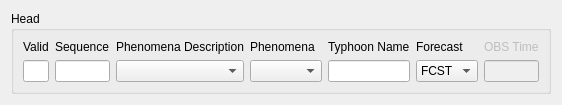
<?xml version="1.0" encoding="UTF-8"?>
<ui version="4.0">
 <class>Editor</class>
 <widget class="QWidget" name="Editor">
  <property name="geometry">
   <rect>
    <x>0</x>
    <y>0</y>
    <width>550</width>
    <height>88</height>
   </rect>
  </property>
  <property name="windowTitle">
   <string notr="true">Sigmet</string>
  </property>
  <layout class="QHBoxLayout" name="horizontalLayout">
   <item>
    <widget class="QGroupBox" name="headGroup">
     <property name="title">
      <string>Head</string>
     </property>
     <layout class="QGridLayout" name="gridLayout_2">
      <item row="0" column="1">
       <widget class="QLabel" name="sequenceLabel">
        <property name="text">
         <string>Sequence</string>
        </property>
        <property name="buddy">
         <cstring>sequence</cstring>
        </property>
       </widget>
      </item>
      <item row="1" column="1">
       <widget class="QLineEdit" name="sequence"/>
      </item>
      <item row="1" column="0">
       <widget class="QLineEdit" name="valid"/>
      </item>
      <item row="0" column="0">
       <widget class="QLabel" name="validLabel">
        <property name="text">
         <string>Valid</string>
        </property>
        <property name="buddy">
         <cstring>valid</cstring>
        </property>
       </widget>
      </item>
      <item row="1" column="6">
       <widget class="QLineEdit" name="obsTime">
        <property name="enabled">
         <bool>false</bool>
        </property>
       </widget>
      </item>
      <item row="0" column="6">
       <widget class="QLabel" name="obsTimeLabel">
        <property name="enabled">
         <bool>false</bool>
        </property>
        <property name="text">
         <string>OBS Time</string>
        </property>
        <property name="buddy">
         <cstring>obsTime</cstring>
        </property>
       </widget>
      </item>
      <item row="1" column="5">
       <widget class="QComboBox" name="forecast">
        <item>
         <property name="text">
          <string notr="true">FCST</string>
         </property>
        </item>
        <item>
         <property name="text">
          <string notr="true">OBS</string>
         </property>
        </item>
       </widget>
      </item>
      <item row="0" column="5">
       <widget class="QLabel" name="forecastLabel">
        <property name="text">
         <string>Forecast</string>
        </property>
        <property name="buddy">
         <cstring>forecast</cstring>
        </property>
       </widget>
      </item>
      <item row="1" column="4">
       <widget class="QLineEdit" name="typhoonName"/>
      </item>
      <item row="0" column="4">
       <widget class="QLabel" name="typhoonNameLabel">
        <property name="text">
         <string>Typhoon Name</string>
        </property>
        <property name="buddy">
         <cstring>typhoonName</cstring>
        </property>
       </widget>
      </item>
      <item row="1" column="3">
       <widget class="QComboBox" name="phenomena"/>
      </item>
      <item row="0" column="3">
       <widget class="QLabel" name="phenomenaLabel">
        <property name="text">
         <string>Phenomena</string>
        </property>
        <property name="buddy">
         <cstring>phenomena</cstring>
        </property>
       </widget>
      </item>
      <item row="0" column="2">
       <widget class="QLabel" name="descriptionLabel">
        <property name="text">
         <string>Phenomena Description</string>
        </property>
        <property name="buddy">
         <cstring>description</cstring>
        </property>
       </widget>
      </item>
      <item row="1" column="2">
       <widget class="QComboBox" name="description"/>
      </item>
     </layout>
    </widget>
   </item>
  </layout>
 </widget>
 <tabstops>
  <tabstop>valid</tabstop>
  <tabstop>sequence</tabstop>
  <tabstop>description</tabstop>
  <tabstop>phenomena</tabstop>
  <tabstop>typhoonName</tabstop>
  <tabstop>forecast</tabstop>
  <tabstop>obsTime</tabstop>
 </tabstops>
 <resources/>
 <connections/>
</ui>
